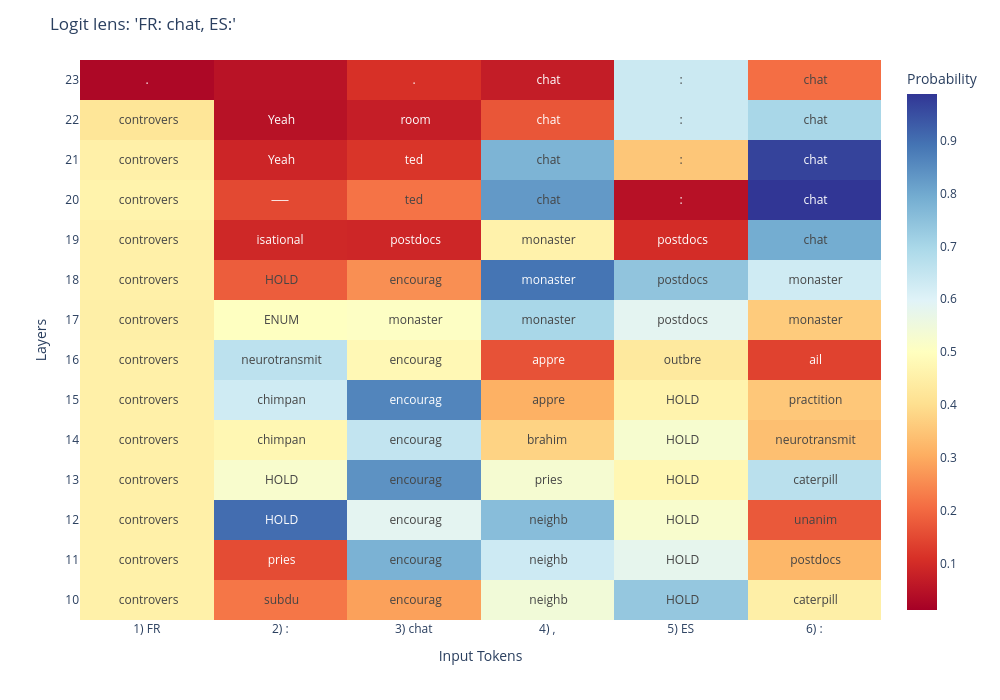
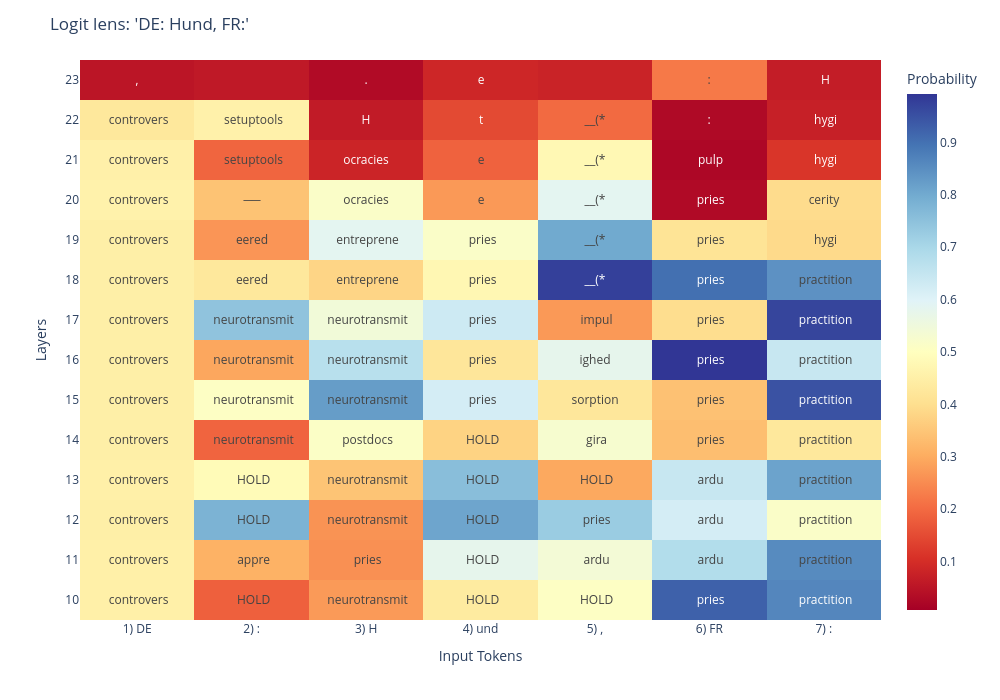
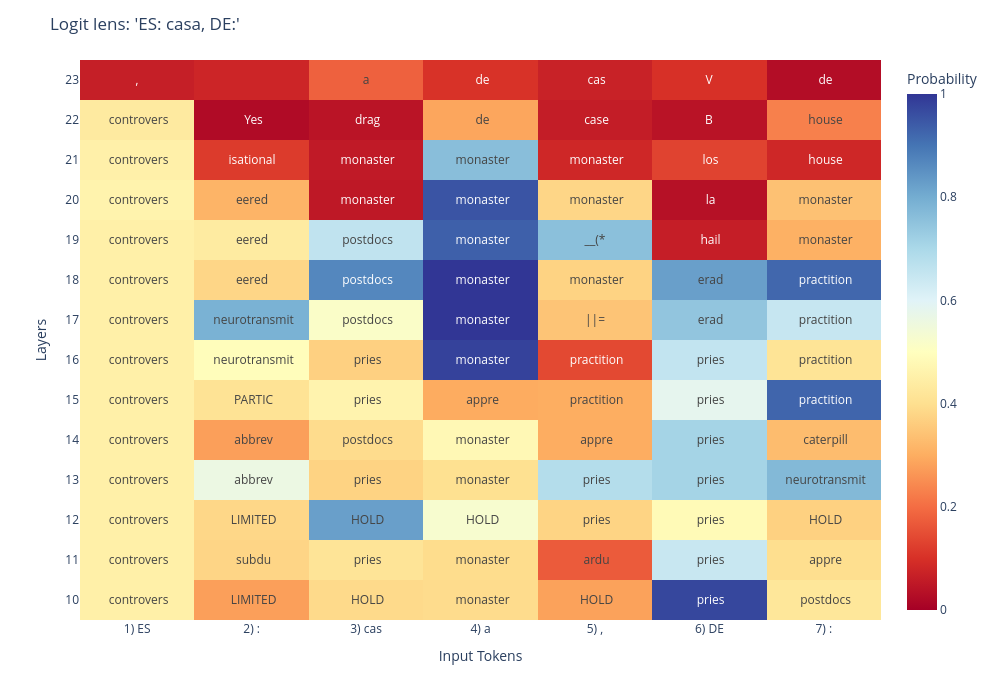
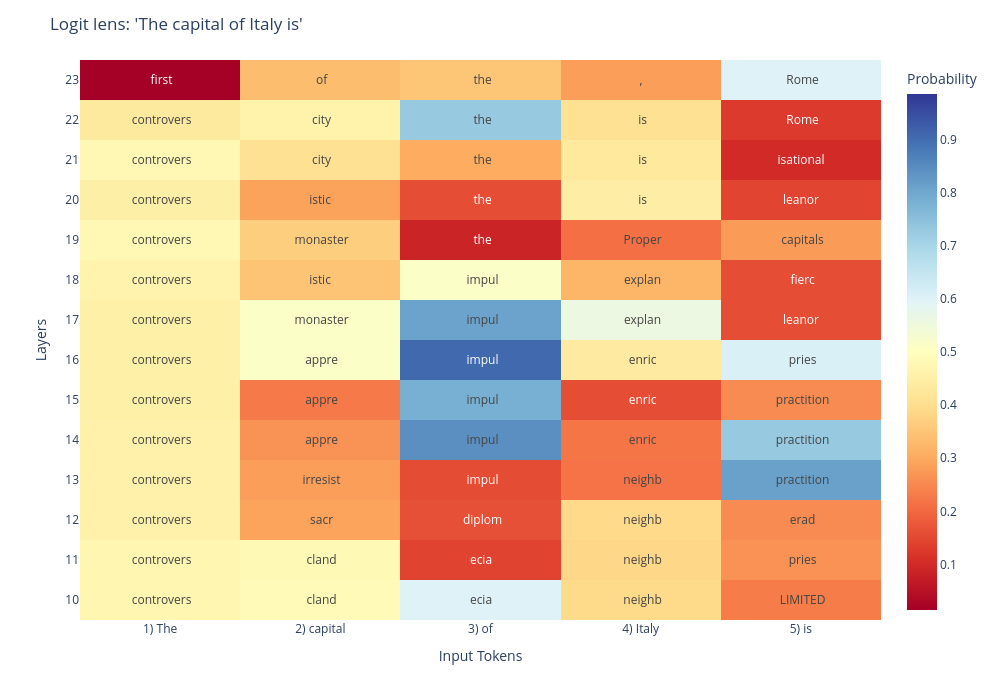

The cell these charts' notebook holds for them, in order:
### Markdown cell above
Either by using the code above or by using the [nnsight workbench](https://workbench-git-v2-ndif.vercel.app/), try logit lens with a few more prompts (translating different languages, factual recall, simple math).

Do you notice any interesting patterns?

### Code cell
# (optionally) your code here
# lo mismo que la celda de arriba pero como función, para probar varios prompts rápido
def logit_lens(prompt, start_layer=10):
    layer_range = list(range(start_layer, len(model.model.layers)))
    decoded_layers = []
    with model.trace(prompt):
        for layer_index in layer_range:
            layer_activation = model.model.norm(model.model.layers[layer_index].output)
            decoded_layers.append(unembedding_layer(layer_activation).softmax(dim=-1).save())

    decoded_layers = torch.cat(decoded_layers)  # (num_layers, num_tokens, vocab)
    probabilities, decoded_tokens = decoded_layers.max(dim=-1)
    decoded_tokens = [[model.tokenizer.decode(t.item()) for t in row] for row in decoded_tokens]
    input_tokens = [t.replace('Ġ', '') for t in model.tokenizer.tokenize(prompt)]

    fig = px.imshow(
        probabilities.detach().cpu().float().numpy(),
        x=[f"{i+1}) {t}" for i, t in enumerate(input_tokens)],
        y=layer_range,
        origin="lower",
        color_continuous_scale=px.colors.diverging.RdYlBu,
        color_continuous_midpoint=0.50,
        labels=dict(x="Input Tokens", y="Layers", color="Probability"),
    )
    fig.update_layout(title=f'Logit lens: {prompt!r}', width=1000, height=700)
    fig.update_yaxes(tickvals=layer_range)
    fig.update_traces(text=decoded_tokens, texttemplate="%{text}")
    fig.show()

    # resumen en texto: qué token sale en el último token de cada capa
    print(prompt)
    for layer_index, row_tokens, row_probs in zip(layer_range, decoded_tokens, probabilities):
        print(f"  layer {layer_index:2d}: {row_tokens[-1]!r} ({row_probs[-1].item():.2f})")
    print()

# traducciones sin inglés de por medio, un hecho y algo de matemática
for p in [
    "FR: chat, ES:",           # gato
    "DE: Hund, FR:",           # chien
    "ES: casa, DE:",           # Haus
    "The capital of Italy is",
    "3 + 4 =",
]:
    logit_lens(p)

# TERRON

### Figure 1 — Plotly figure (JSON) as saved in the notebook; plotly's stock layout.template omitted (floating-point values rounded to 4 significant figures)
{"data": [{"coloraxis": "coloraxis", "hovertemplate": "Input Tokens: %{x}<br>Layers: %{y}<br>Probability: %{z}<extra></extra>", "name": "0", "text": [[" controvers", " subdu", " encourag", " neighb", " HOLD", " caterpill"], [" controvers", " pries", " encourag", " neighb", " HOLD", " postdocs"], [" controvers", " HOLD", " encourag", " neighb", " HOLD", " unanim"], [" controvers", " HOLD", " encourag", " pries", " HOLD", " caterpill"], [" controvers", " chimpan", " encourag", "brahim", " HOLD", " neurotransmit"], [" controvers", " chimpan", " encourag", " appre", " HOLD", " practition"], [" controvers", " neurotransmit", " encourag", " appre", " outbre", " ail"], [" controvers", " ENUM", " monaster", " monaster", " postdocs", " monaster"], [" controvers", " HOLD", " encourag", " monaster", " postdocs", " monaster"], [" controvers", "isational", " postdocs", " monaster", " postdocs", " chat"], [" controvers", "──", "ted", " chat", ":", " chat"], [" controvers", " Yeah", "ted", " chat", ":", " chat"], [" controvers", " Yeah", " room", " chat", ":", " chat"], [".", " ", ".", " chat", ":", " chat"]], "texttemplate": "%{text}", "type": "heatmap", "x": ["1) FR", "2) :", "3) chat", "4) ,", "5) ES", "6) :"], "xaxis": "x", "y": [10, 11, 12, 13, 14, 15, 16, 17, 18, 19, 20, 21, 22, 23], "yaxis": "y", "z": [[0.4551, 0.2207, 0.2852, 0.543, 0.7344, 0.4492], [0.4551, 0.1543, 0.7812, 0.6328, 0.5781, 0.3223], [0.4512, 0.9023, 0.5859, 0.7578, 0.5234, 0.1748], [0.4512, 0.5234, 0.8398, 0.5312, 0.4746, 0.668], [0.4512, 0.4746, 0.6523, 0.377, 0.5273, 0.3379], [0.4512, 0.6289, 0.8633, 0.3105, 0.4629, 0.3535], [0.4512, 0.6641, 0.4785, 0.1641, 0.4316, 0.1387], [0.4492, 0.5039, 0.5078, 0.6992, 0.5859, 0.3613], [0.4512, 0.1816, 0.2578, 0.8906, 0.7422, 0.6289], [0.4512, 0.09229, 0.08984, 0.459, 0.1016, 0.793], [0.4609, 0.1494, 0.2158, 0.8281, 0.04663, 0.9883], [0.4531, 0.08789, 0.1177, 0.7773, 0.3516, 0.9688], [0.4199, 0.04761, 0.07373, 0.1699, 0.6367, 0.6992], [0.02808, 0.05127, 0.1094, 0.06982, 0.6367, 0.209]]}], "layout": {"coloraxis": {"cmid": 0.5, "colorbar": {"title": {"text": "Probability"}}, "colorscale": [[0.0, "rgb(165,0,38)"], [0.1, "rgb(215,48,39)"], [0.2, "rgb(244,109,67)"], [0.3, "rgb(253,174,97)"], [0.4, "rgb(254,224,144)"], [0.5, "rgb(255,255,191)"], [0.6, "rgb(224,243,248)"], [0.7, "rgb(171,217,233)"], [0.8, "rgb(116,173,209)"], [0.9, "rgb(69,117,180)"], [1.0, "rgb(49,54,149)"]]}, "height": 700, "margin": {"t": 60}, "title": {"text": "Logit lens: 'FR: chat, ES:'"}, "width": 1000, "xaxis": {"anchor": "y", "constrain": "domain", "domain": [0.0, 1.0], "scaleanchor": "y", "title": {"text": "Input Tokens"}}, "yaxis": {"anchor": "x", "autorange": true, "constrain": "domain", "domain": [0.0, 1.0], "tickvals": [10, 11, 12, 13, 14, 15, 16, 17, 18, 19, 20, 21, 22, 23], "title": {"text": "Layers"}}}}

### Figure 2 — Plotly figure (JSON) as saved in the notebook; plotly's stock layout.template omitted (floating-point values rounded to 4 significant figures)
{"data": [{"coloraxis": "coloraxis", "hovertemplate": "Input Tokens: %{x}<br>Layers: %{y}<br>Probability: %{z}<extra></extra>", "name": "0", "text": [[" controvers", " HOLD", " neurotransmit", " HOLD", " HOLD", " pries", " practition"], [" controvers", " appre", " pries", " HOLD", " ardu", " ardu", " practition"], [" controvers", " HOLD", " neurotransmit", " HOLD", " pries", " ardu", " practition"], [" controvers", " HOLD", " neurotransmit", " HOLD", " HOLD", " ardu", " practition"], [" controvers", " neurotransmit", " postdocs", " HOLD", " gira", " pries", " practition"], [" controvers", " neurotransmit", " neurotransmit", " pries", "sorption", " pries", " practition"], [" controvers", " neurotransmit", " neurotransmit", " pries", "ighed", " pries", " practition"], [" controvers", " neurotransmit", " neurotransmit", " pries", " impul", " pries", " practition"], [" controvers", "eered", " entreprene", " pries", "__(*", " pries", " practition"], [" controvers", "eered", " entreprene", " pries", "__(*", " pries", " hygi"], [" controvers", "──", "ocracies", "e", "__(*", " pries", "cerity"], [" controvers", " setuptools", "ocracies", "e", "__(*", " pulp", " hygi"], [" controvers", " setuptools", "H", "t", "__(*", ":", " hygi"], [",", " ", ".", "e", " ", ":", " H"]], "texttemplate": "%{text}", "type": "heatmap", "x": ["1) DE", "2) :", "3) H", "4) und", "5) ,", "6) FR", "7) :"], "xaxis": "x", "y": [10, 11, 12, 13, 14, 15, 16, 17, 18, 19, 20, 21, 22, 23], "yaxis": "y", "z": [[0.4512, 0.1836, 0.2734, 0.4355, 0.5078, 0.9258, 0.8633], [0.4512, 0.3105, 0.2578, 0.5781, 0.5391, 0.6836, 0.8555], [0.4492, 0.7812, 0.2617, 0.8086, 0.7266, 0.6211, 0.5156], [0.4512, 0.4863, 0.3457, 0.7578, 0.2949, 0.6445, 0.8125], [0.4492, 0.1895, 0.5117, 0.375, 0.5273, 0.334, 0.4258], [0.4492, 0.5078, 0.8242, 0.6211, 0.4238, 0.3398, 0.9492], [0.4492, 0.293, 0.6719, 0.4219, 0.5781, 0.9922, 0.6445], [0.4492, 0.7461, 0.543, 0.6328, 0.2715, 0.3984, 0.9688], [0.4492, 0.4277, 0.3809, 0.4746, 0.9766, 0.9023, 0.8438], [0.4492, 0.2656, 0.5859, 0.5156, 0.8008, 0.4141, 0.3906], [0.459, 0.3438, 0.5156, 0.2715, 0.5859, 0.02881, 0.3945], [0.4531, 0.1924, 0.08252, 0.1875, 0.4766, 0.02319, 0.1143], [0.4258, 0.4551, 0.06226, 0.1475, 0.1992, 0.02808, 0.07373], [0.05078, 0.05811, 0.03088, 0.08594, 0.0791, 0.2227, 0.06738]]}], "layout": {"coloraxis": {"cmid": 0.5, "colorbar": {"title": {"text": "Probability"}}, "colorscale": [[0.0, "rgb(165,0,38)"], [0.1, "rgb(215,48,39)"], [0.2, "rgb(244,109,67)"], [0.3, "rgb(253,174,97)"], [0.4, "rgb(254,224,144)"], [0.5, "rgb(255,255,191)"], [0.6, "rgb(224,243,248)"], [0.7, "rgb(171,217,233)"], [0.8, "rgb(116,173,209)"], [0.9, "rgb(69,117,180)"], [1.0, "rgb(49,54,149)"]]}, "height": 700, "margin": {"t": 60}, "title": {"text": "Logit lens: 'DE: Hund, FR:'"}, "width": 1000, "xaxis": {"anchor": "y", "constrain": "domain", "domain": [0.0, 1.0], "scaleanchor": "y", "title": {"text": "Input Tokens"}}, "yaxis": {"anchor": "x", "autorange": true, "constrain": "domain", "domain": [0.0, 1.0], "tickvals": [10, 11, 12, 13, 14, 15, 16, 17, 18, 19, 20, 21, 22, 23], "title": {"text": "Layers"}}}}

### Figure 3 — Plotly figure (JSON) as saved in the notebook; plotly's stock layout.template omitted (floating-point values rounded to 4 significant figures)
{"data": [{"coloraxis": "coloraxis", "hovertemplate": "Input Tokens: %{x}<br>Layers: %{y}<br>Probability: %{z}<extra></extra>", "name": "0", "text": [[" controvers", " LIMITED", " HOLD", " monaster", " HOLD", " pries", " postdocs"], [" controvers", " subdu", " pries", " monaster", " ardu", " pries", " appre"], [" controvers", " LIMITED", " HOLD", " HOLD", " pries", " pries", " HOLD"], [" controvers", " abbrev", " pries", " monaster", " pries", " pries", " neurotransmit"], [" controvers", " abbrev", " postdocs", " monaster", " appre", " pries", " caterpill"], [" controvers", " PARTIC", " pries", " appre", " practition", " pries", " practition"], [" controvers", " neurotransmit", " pries", " monaster", " practition", " pries", " practition"], [" controvers", " neurotransmit", " postdocs", " monaster", "||=", " erad", " practition"], [" controvers", "eered", " postdocs", " monaster", " monaster", " erad", " practition"], [" controvers", "eered", " postdocs", " monaster", "__(*", " hail", " monaster"], [" controvers", "eered", " monaster", " monaster", " monaster", " la", " monaster"], [" controvers", "isational", " monaster", " monaster", " monaster", " los", " house"], [" controvers", " Yes", " drag", " de", " case", "B", " house"], [",", "\n", "a", " de", " cas", "V", " de"]], "texttemplate": "%{text}", "type": "heatmap", "x": ["1) ES", "2) :", "3) cas", "4) a", "5) ,", "6) DE", "7) :"], "xaxis": "x", "y": [10, 11, 12, 13, 14, 15, 16, 17, 18, 19, 20, 21, 22, 23], "yaxis": "y", "z": [[0.4512, 0.2773, 0.3887, 0.3926, 0.2812, 0.9727, 0.4219], [0.4512, 0.3789, 0.4141, 0.3945, 0.1699, 0.6445, 0.3984], [0.4512, 0.3828, 0.8242, 0.5273, 0.375, 0.4824, 0.3691], [0.4512, 0.5625, 0.373, 0.4023, 0.6836, 0.7109, 0.7734], [0.4512, 0.2773, 0.3926, 0.4785, 0.2988, 0.7109, 0.3281], [0.4512, 0.4102, 0.4629, 0.2969, 0.3008, 0.582, 0.9258], [0.4512, 0.4922, 0.3672, 0.9805, 0.1406, 0.6562, 0.4121], [0.4512, 0.7891, 0.5156, 1.0, 0.3438, 0.7461, 0.6484], [0.4512, 0.3809, 0.8672, 1.0, 0.373, 0.8242, 0.9219], [0.4512, 0.4355, 0.6602, 0.9336, 0.7578, 0.06348, 0.3066], [0.4609, 0.3125, 0.04932, 0.9531, 0.3809, 0.03442, 0.3379], [0.4531, 0.1177, 0.05347, 0.7617, 0.08154, 0.1309, 0.08154], [0.4336, 0.02234, 0.04126, 0.2871, 0.05957, 0.04028, 0.2295], [0.06494, 0.07764, 0.1807, 0.1035, 0.06982, 0.09961, 0.02722]]}], "layout": {"coloraxis": {"cmid": 0.5, "colorbar": {"title": {"text": "Probability"}}, "colorscale": [[0.0, "rgb(165,0,38)"], [0.1, "rgb(215,48,39)"], [0.2, "rgb(244,109,67)"], [0.3, "rgb(253,174,97)"], [0.4, "rgb(254,224,144)"], [0.5, "rgb(255,255,191)"], [0.6, "rgb(224,243,248)"], [0.7, "rgb(171,217,233)"], [0.8, "rgb(116,173,209)"], [0.9, "rgb(69,117,180)"], [1.0, "rgb(49,54,149)"]]}, "height": 700, "margin": {"t": 60}, "title": {"text": "Logit lens: 'ES: casa, DE:'"}, "width": 1000, "xaxis": {"anchor": "y", "constrain": "domain", "domain": [0.0, 1.0], "scaleanchor": "y", "title": {"text": "Input Tokens"}}, "yaxis": {"anchor": "x", "autorange": true, "constrain": "domain", "domain": [0.0, 1.0], "tickvals": [10, 11, 12, 13, 14, 15, 16, 17, 18, 19, 20, 21, 22, 23], "title": {"text": "Layers"}}}}

### Figure 4 — Plotly figure (JSON) as saved in the notebook; plotly's stock layout.template omitted (floating-point values rounded to 4 significant figures)
{"data": [{"coloraxis": "coloraxis", "hovertemplate": "Input Tokens: %{x}<br>Layers: %{y}<br>Probability: %{z}<extra></extra>", "name": "0", "text": [[" controvers", " cland", "ecia", " neighb", " LIMITED"], [" controvers", " cland", "ecia", " neighb", " pries"], [" controvers", " sacr", " diplom", " neighb", " erad"], [" controvers", " irresist", " impul", " neighb", " practition"], [" controvers", " appre", " impul", " enric", " practition"], [" controvers", " appre", " impul", " enric", " practition"], [" controvers", " appre", " impul", " enric", " pries"], [" controvers", " monaster", " impul", " explan", "leanor"], [" controvers", "istic", " impul", " explan", " fierc"], [" controvers", " monaster", " the", " Proper", " capitals"], [" controvers", "istic", " the", " is", "leanor"], [" controvers", " city", " the", " is", "isational"], [" controvers", " city", " the", " is", " Rome"], [" first", " of", " the", ",", " Rome"]], "texttemplate": "%{text}", "type": "heatmap", "x": ["1) The", "2) capital", "3) of", "4) Italy", "5) is"], "xaxis": "x", "y": [10, 11, 12, 13, 14, 15, 16, 17, 18, 19, 20, 21, 22, 23], "yaxis": "y", "z": [[0.4707, 0.4844, 0.6016, 0.3926, 0.2305], [0.4707, 0.4824, 0.1426, 0.3867, 0.2637], [0.457, 0.291, 0.1631, 0.3906, 0.2539], [0.457, 0.2812, 0.1562, 0.2178, 0.8125], [0.457, 0.2656, 0.8438, 0.2197, 0.7305], [0.4531, 0.2285, 0.7852, 0.1582, 0.2539], [0.4531, 0.5117, 0.9062, 0.4355, 0.6094], [0.4531, 0.5117, 0.8086, 0.5586, 0.1592], [0.4629, 0.3477, 0.5117, 0.3184, 0.1582], [0.4766, 0.3672, 0.08789, 0.2119, 0.2773], [0.4512, 0.2871, 0.1592, 0.4453, 0.1445], [0.4746, 0.4062, 0.3027, 0.4297, 0.09961], [0.4336, 0.4609, 0.7305, 0.4062, 0.127], [0.01416, 0.334, 0.3516, 0.2812, 0.6016]]}], "layout": {"coloraxis": {"cmid": 0.5, "colorbar": {"title": {"text": "Probability"}}, "colorscale": [[0.0, "rgb(165,0,38)"], [0.1, "rgb(215,48,39)"], [0.2, "rgb(244,109,67)"], [0.3, "rgb(253,174,97)"], [0.4, "rgb(254,224,144)"], [0.5, "rgb(255,255,191)"], [0.6, "rgb(224,243,248)"], [0.7, "rgb(171,217,233)"], [0.8, "rgb(116,173,209)"], [0.9, "rgb(69,117,180)"], [1.0, "rgb(49,54,149)"]]}, "height": 700, "margin": {"t": 60}, "title": {"text": "Logit lens: 'The capital of Italy is'"}, "width": 1000, "xaxis": {"anchor": "y", "constrain": "domain", "domain": [0.0, 1.0], "scaleanchor": "y", "title": {"text": "Input Tokens"}}, "yaxis": {"anchor": "x", "autorange": true, "constrain": "domain", "domain": [0.0, 1.0], "tickvals": [10, 11, 12, 13, 14, 15, 16, 17, 18, 19, 20, 21, 22, 23], "title": {"text": "Layers"}}}}
